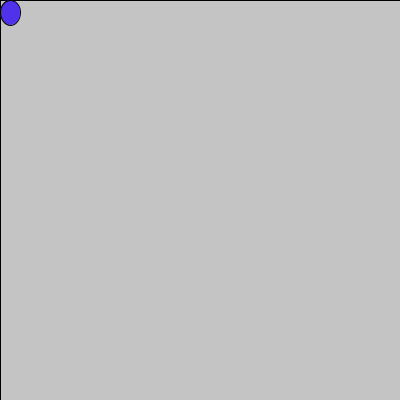
Frame 1 (no input)
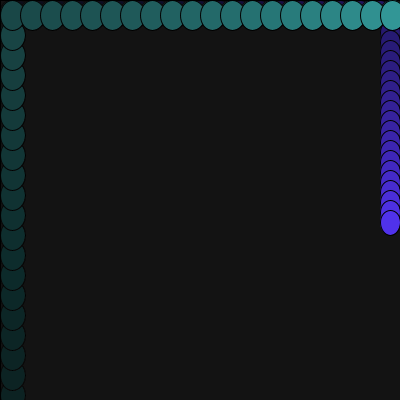
Frame 60 (the mouse pressed at the canvas centre just before this capture)
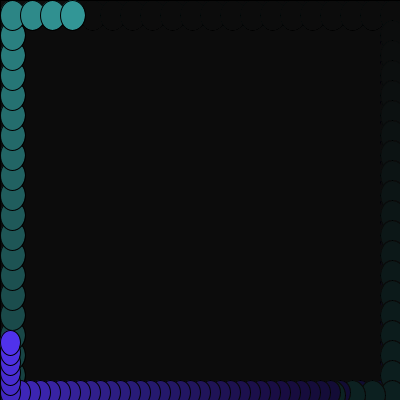
Frame 120 (the mouse held since frame 60 and released just before this capture)

The Processing sketch that drew these frames (run headless with seeded random() and noise(); from frame 60 on, the mouse is pressed at the canvas centre):

// Processing sketch: processing_131617
// ── processing_131617.pde

//HW_5
//copyright Joanne Lo jylo 2014

//variable1
float x, y, wd, ht,dx; 
color ellipseColor;

//variable2
float x1, y1, wd1,ht1,dx1;
color rColor;

//background color
color bgColor;

void setup( ) 
{
size( 400, 400 ); 
fill( 0 ); 
//variable1
x =0;
y = 0;
wd=20;
ht=25;
dx = 10;
ellipseColor = color(80,50,235); 
//variable2
x1=width;
y1=height;
wd1=25;
ht1=30;
dx1=20;
rColor= color(50,150,150);
//backgroundcolor
bgColor = color(0,10); 
//noStroke ( );
}

void draw( )
{
prepareWindow( ); 
drawEllipse( x, y, wd, ht);
drawEllipse( x1, y1, wd1, ht1, rColor);
moveEllipse( ); 
}

void prepareWindow()
{
  fill (bgColor);
  rect(0,0,width,height);
}

void drawEllipse( float x, float y, float wd, float ht)
{
 ellipseMode(CORNER);
  //ellipse1
  fill(ellipseColor);
  ellipse(x,y,wd,ht);
}

void drawEllipse( float x, float y, float wd, float ht, color rColor)
  //ellipse2
{
ellipseMode(CORNER);
  fill(rColor);
  ellipse(x,y,wd,ht);
}

void moveEllipse()
  //ellipse 1
  {
  if ((x < width - wd) && (y == height - height)) {
    x += dx;
  }
  else if ((x > width - width) && (y >= height - ht)) {
    x -= dx;
  }
  else if ((x >= width - wd) && (y <= height - ht)) {
    y += dx;
  }
  else if ((x <= wd) && (y > height - height)) {
    y -= dx;
  }
    
  //ellipse 2
   if ((x1 < width - wd1) && (y1 == height - height)) {
    x1 += dx1;
  }
  else if ((x1 > width - width) && (y1 >= height-ht1)) {
    x1 -= dx1;
  }
   else if ((x1 >= width - wd1) && (y1 <= height - ht1)) {
    y1 += dx1;
  }
  else if ((x1 <= wd1) && (y1 > height - height)) {
    y1 -= dx1;

  }
}
